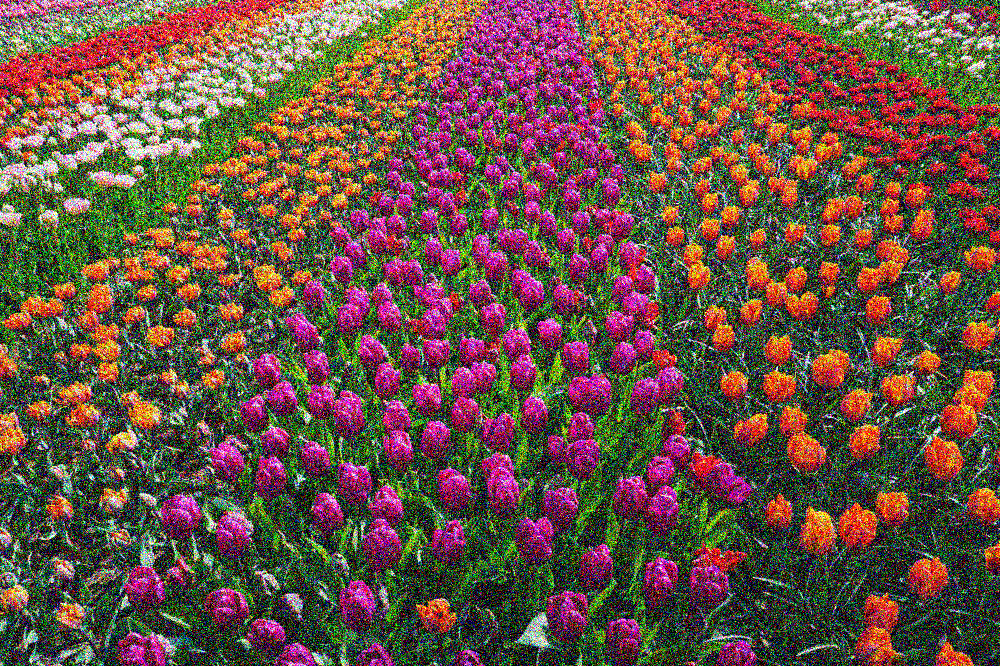
#> input picture data/noisy_flower.jpg, 1000 x 666 px, found by its file name
$ python Q1-flowers.py
#> lines starting #> are read from the running program, lines starting #| are printed output that depends on the picture; after the words box and inside, x2 and y2 are one past the last pixel; in counts of white or black regions, pixels touching at a corner belong together
import skimage
import numpy as np
import matplotlib.pyplot as plt
from skimage.restoration import denoise_tv_chambolle
from skimage.morphology import binary_closing, remove_small_objects, disk
from skimage.color import rgb2lab
from sklearn.cluster import KMeans


def find_purple_cluster(kmeans_cluster):
    """
    This function finds the cluster closest to the purple lab color in the
    KMeans cluster object. This is used for the flower segmentation section
    of Question 1.

    Parameters
    ----------
    kmeans_cluster : sklearn.cluster.KMeans
        The KMeans cluster object containing the cluster centers.

    Returns
    -------
    purple_cluster : int
        The index of the cluster closest to the purple lab color.
    """
    # Purple color in LAB space
    # (from https://convertingcolors.com/cielab-color-45.36_78.75_-77.41.html)
    purple_lab = np.array([45.36, 78.75, -77.41])
    distances = np.sum((kmeans_cluster.cluster_centers_ - purple_lab) ** 2,
                       axis=1)

    # Find the cluster closest to the purple lab color
    purple_cluster = np.argmin(distances)
    return purple_cluster


# Read the images
flowers = skimage.io.imread('data/noisy_flower.jpg')[:, :, :3]

# Denoise using Total Variation filter
flowers_denoised = denoise_tv_chambolle(flowers, weight=0.1)
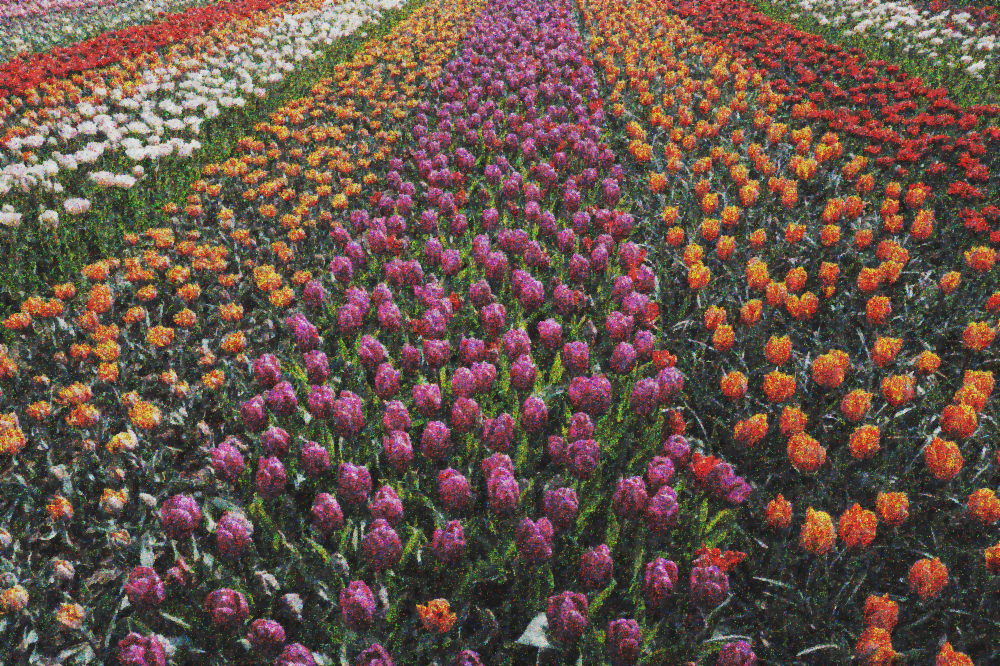
#> flowers_denoised: shape (666, 1000, 3) float64; mean R, G, B 0.406, 0.325, 0.287

# Plot both the originial and the denoised images
plt.figure(figsize=(10, 4))
plt.subplot(1, 2, 1)
plt.imshow(flowers)

# Hide the axes
plt.axis('off')
plt.title('Original noisy image')

plt.subplot(1, 2, 2)
plt.imshow(flowers_denoised)

# Hide the axes
plt.axis('off')
plt.title('Denoised image')
plt.tight_layout()
plt.savefig('figures/denoised_comparison.png')
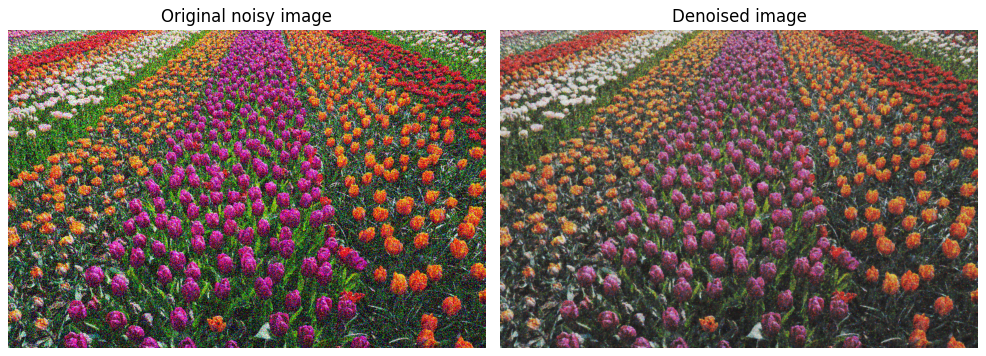
#> figure drawn by matplotlib, 2 panels

# Convert from RGB to LAB color space for better clustering
flowers_lab = rgb2lab(flowers_denoised)
#> flowers_lab: shape (666, 1000, 3) float64; mean of channels 0, 1, 2 37.5, 7.5, 9.7
flowers_noisy_lab = rgb2lab(flowers)
#> flowers_noisy_lab: shape (666, 1000, 3) float64; mean of channels 0, 1, 2 42.2, 12, 14.7

# Perform KMeans clustering on the denoised and noisy images
kmeans_denoised = KMeans(n_clusters=5,
                         random_state=0,
                         n_init=25).fit(flowers_lab.reshape(-1, 3))

kmeans_noisy = KMeans(n_clusters=5,
                      random_state=0,
                      n_init=25).fit(flowers_noisy_lab.reshape(-1, 3))

# Find the cluster closest to the purple lab color
purple_cluster_denoised = find_purple_cluster(kmeans_denoised)
#> purple_cluster_denoised = 2
purple_cluster_noisy = find_purple_cluster(kmeans_noisy)
#> purple_cluster_noisy = 4

# Reshape the labels to the original image shape
denoised_labels = kmeans_denoised.labels_.reshape(666, 1000)
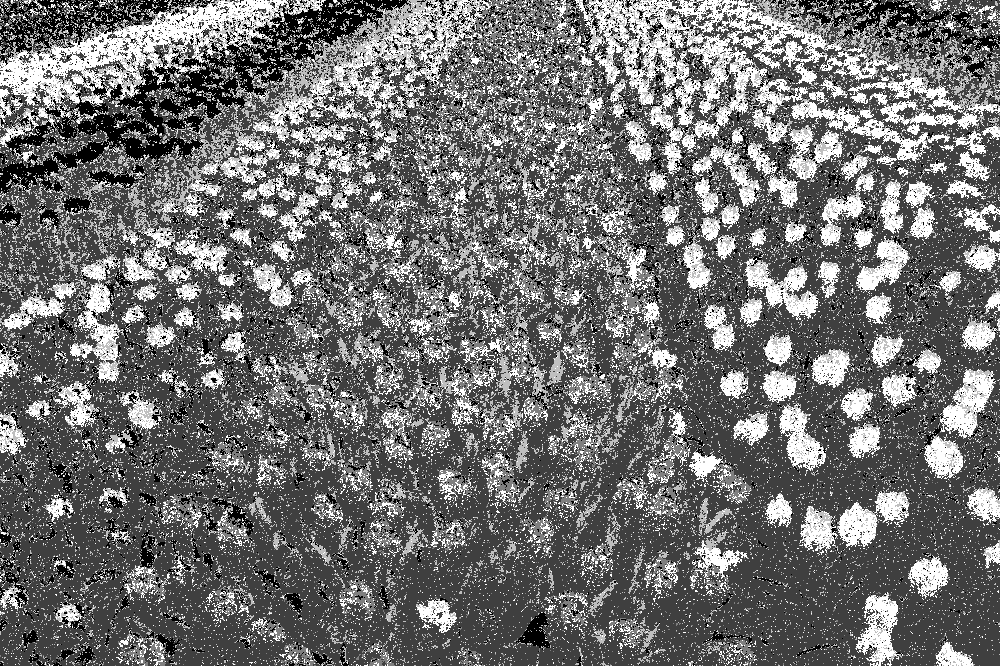
#> denoised_labels: shape (666, 1000) int32; min 0, max 4, mean 1.78; drawn with min black and max white
noisy_labels = kmeans_noisy.labels_.reshape(666, 1000)
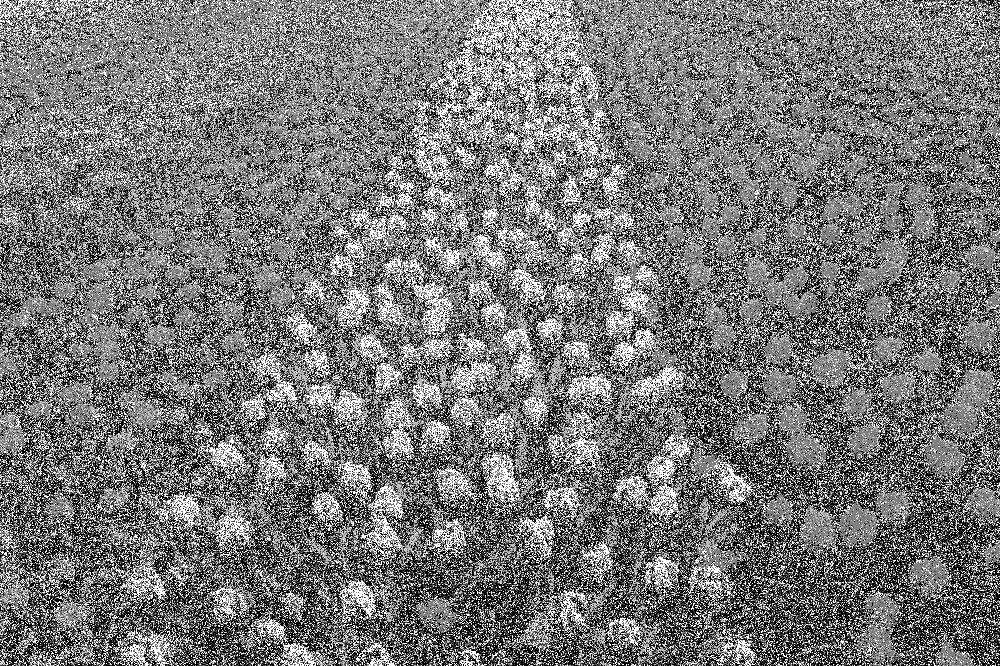
#> noisy_labels: shape (666, 1000) int32; min 0, max 4, mean 1.89; drawn with min black and max white

# Plot the noisy and denoised images with the purple cluster highlighted
plt.figure(figsize=(10, 4))
plt.subplot(1, 2, 1)
plt.imshow(noisy_labels == purple_cluster_noisy, cmap='gray')

# Hide the axes
plt.axis('off')
plt.title('Purple cluster in noisy image')

plt.subplot(1, 2, 2)
plt.imshow(denoised_labels == purple_cluster_denoised, cmap='gray')

# Hide the axes
plt.axis('off')
plt.title('Purple cluster in denoised image')
plt.tight_layout()
plt.savefig('figures/purple_cluster.png')
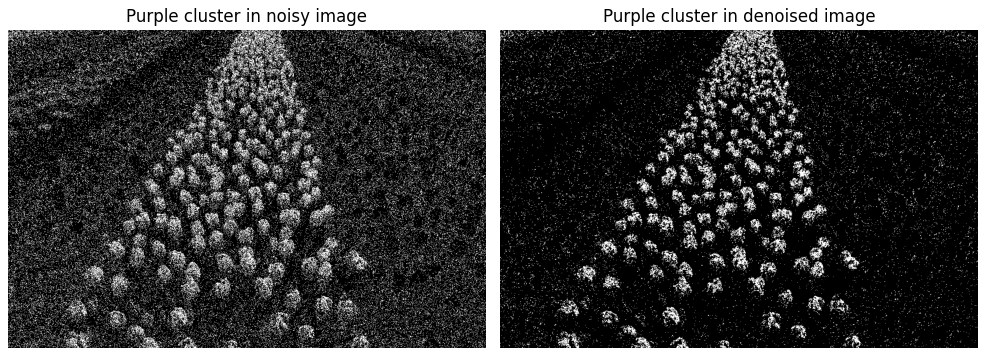
#> figure drawn by matplotlib, 2 panels

# Further denoise the cluster by performing binary closing followed by
# binary opening
purple_mask_closed = binary_closing(denoised_labels == purple_cluster_denoised,
                                    disk(2))
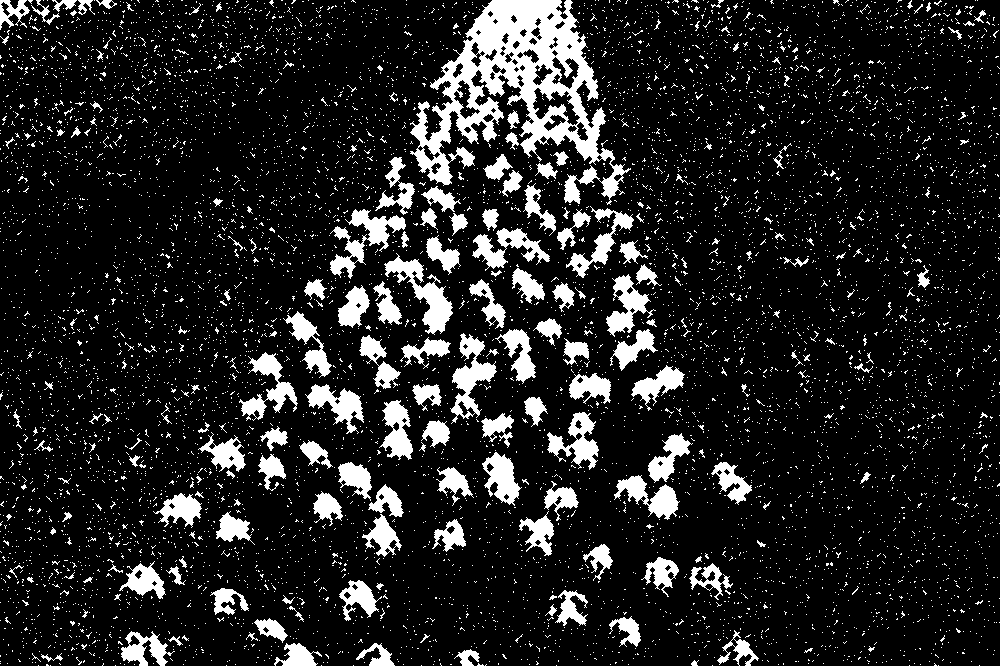
#> purple_mask_closed: shape (666, 1000) bool; 13.4% white; 7996 white regions (7778 under 20 px), largest, box (x1, y1, x2, y2) and area: (410, 0, 631, 205) 16195, (384, 253, 453, 335) 1787, (330, 209, 406, 279) 1761
purple_mask_opened = remove_small_objects(purple_mask_closed, min_size=150)
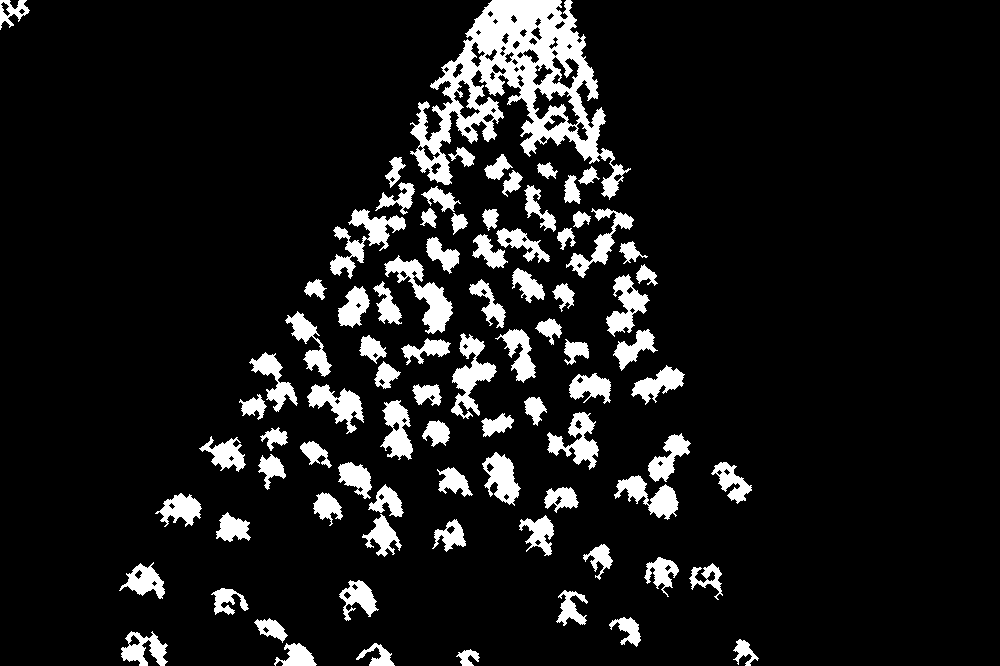
#> purple_mask_opened: shape (666, 1000) bool; 9.9% white; 84 white regions, largest, box (x1, y1, x2, y2) and area: (410, 0, 631, 200) 15301, (330, 209, 406, 279) 1741, (384, 255, 453, 334) 1738
plt.figure(figsize=(10, 4))
plt.subplot(1, 2, 1)
plt.imshow(purple_mask_closed, cmap='gray')
plt.axis('off')
plt.title('Purple cluster after binary closing')
plt.subplot(1, 2, 2)
plt.imshow(purple_mask_opened, cmap='gray')
plt.axis('off')
plt.title('Purple cluster after binary closing and removal of small objects')
plt.tight_layout()
plt.savefig('figures/morphological_operations.png')

# Plot the original image with the purple cluster highlighted
plt.figure(figsize=(5, 4))
plt.imshow(flowers)
# Highlight the purple cluster
plt.imshow(purple_mask_opened, cmap='RdPu', alpha=0.5)
plt.axis('off')
plt.title('Purple cluster in original image')
plt.tight_layout()
plt.savefig('figures/purple_cluster_original.png')
